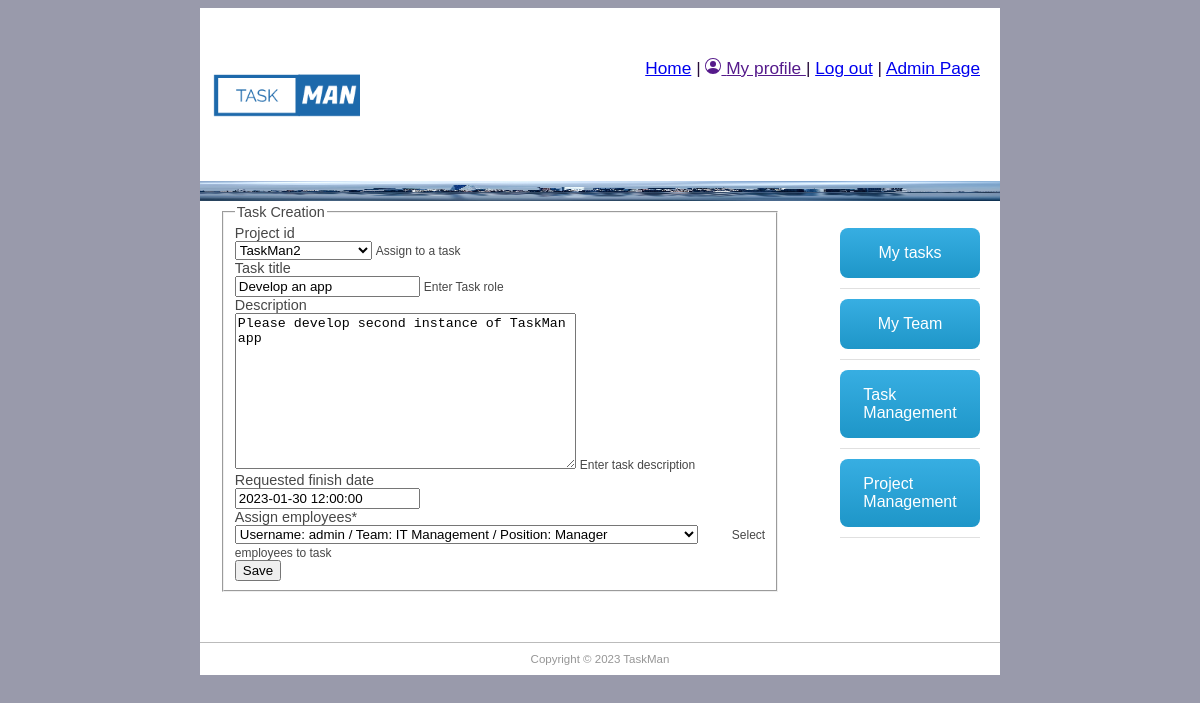
The app's page /taskman/projects/5/update (signed in) with its own data.
### taskman/models.py (models this page shows, shortened)
class TaskInstance(models.Model):
    project_id = models.ForeignKey('Project', help_text='Assign to a task', on_delete=models.SET_NULL, null=True, blank=True)
    job_title = models.CharField('Task title', max_length=200, help_text='Enter Task role', null=True, blank=True)
    description = models.TextField('Description', max_length=2000, help_text='Enter task description', null=True, blank=True)
    enddate = models.DateTimeField('Requested finish date', null=True, blank=True)
    completed_on = models.BooleanField('Completed', default=False)
    assign_employees = models.ForeignKey(Employee, help_text='Select employees to task', on_delete=models.CASCADE)

### taskman/views.py (the view, shortened to what this page needs)
# urls.py: path('projects/<int:pk>/update', views.TaskInstanceUpdateView.as_view(), name='task-update'),
class TaskInstanceUpdateView(LoginRequiredMixin, UpdateView):
    model = TaskInstance
    fields = ('project_id', 'job_title', 'description', 'enddate', 'assign_employees')
    success_url = '/taskman/alltasks/'
    template_name = 'task_create_form.html'
    def get_context_data(self, **kwargs):
        context = super().get_context_data(**kwargs)
        current_employee = Employee.objects.get(user=self.request.user)
        context['current_employee'] = current_employee
        return context

### taskman/models.py (called while the page is built)
    def __str__(self):
        return self.title

    def __str__(self):
        return f"Username: {self.user.username}\n / Team: {self.group_id.name} \n / Position: {self.team_role.name}"

### taskman/templates/task_create_form.html (shortened to what this page needs)
{% extends "base.html" %}
{% load crispy_forms_tags %}
{% block content %}
{% if current_employee.team_role.name == 'Manager' or current_employee.team_role.name == 'Team Lead' or current_employee.team_role.name == 'Senior' %}
<div class="content-section">
    <form method="POST">
        <fieldset class="form-group">
            <legend class="border-bottom mb-4">Task Creation</legend>
            {{ form | crispy }}
            <button class="btn btn-outline-info" type="submit">Save</button>
        </fieldset>
    </form>
</div>
{% else %}
<p>You do not have permission to create new tasks</p>
{%endif%}
{% endblock %}

### taskman/static/css/main.css (style rules this page uses)
body { background-color: #999AAB; font-family: "Trebuchet MS", Helvetica, sans-serif; font-size: 0.9em; text-align: justify; color: #474747; }

### records on screen
TaskInstance: project_id "TaskMan2", job_title "Develop an app", description "Please develop second instance of TaskMan app", enddate "2023-01-30 12:00:00", assign_employees "Username: admin / Team: IT Management / Position: Manager"
